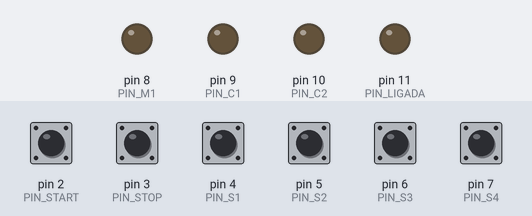
Simulated run of this sketch. Board: Arduino Uno, built with avr-gcc and run on an emulated ATmega328P. On the bench: output pins drawn as LEDs (lit = HIGH). Inputs (shaded band) come from the test bench; at power-on: pin 2 (PIN_START), pin 3 (PIN_STOP), pin 4 (PIN_S1), pin 5 (PIN_S2), pin 6 (PIN_S3), pin 7 (PIN_S4) HIGH.

Above: at 1.2 s.
1.3 s: pin 2 (PIN_START) pulled LOW for 0.15 s
At 1.8 s:
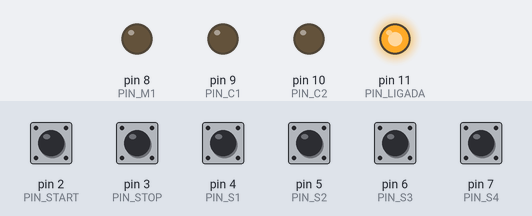
2.9 s: pin 4 (PIN_S1) pulled LOW for 0.15 s
At 4.1 s:
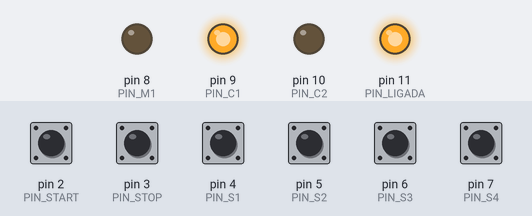
4.5 s: pin 7 (PIN_S4) pulled LOW for 0.15 s
At 5.2 s:
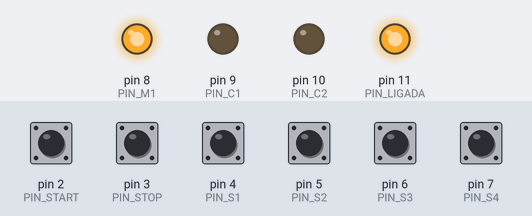
6.9 s: pin 2 (PIN_START) pulled LOW for 1 s
At 7.2 s:
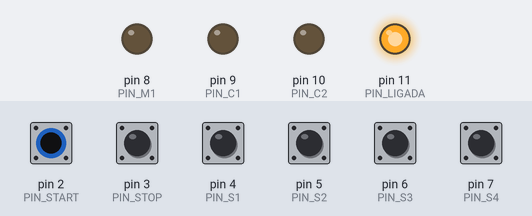
9.4 s: pin 3 (PIN_STOP) pulled LOW for 0.15 s
At 10.3 s:
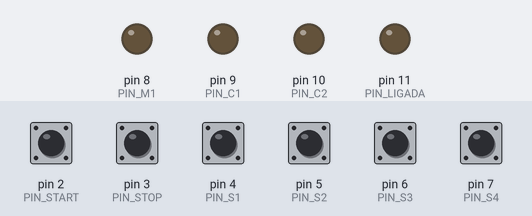
Timing chart, 0 to 12.0 s (numbered marks = the images above; inputs shaded):
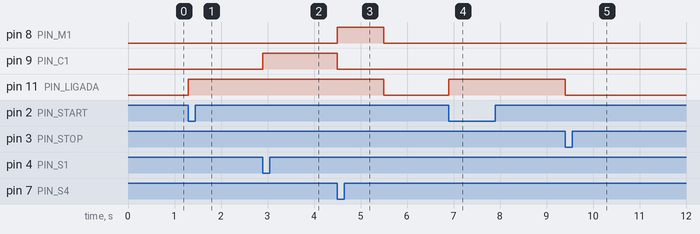

The sketch:

ex08_seletor_material.ino
```cpp
const int PIN_START = 2;
const int PIN_STOP  = 3;
const int PIN_S1 = 4;
const int PIN_S2 = 5;
const int PIN_S3 = 6;
const int PIN_S4 = 7;

const int PIN_M1 = 8;
const int PIN_C1 = 9;
const int PIN_C2 = 10;
const int PIN_LIGADA = 11;

const unsigned long TEMPO_C2   = 1000UL;
const unsigned long TEMPO_RESET = 1000UL;

enum Estado { IDLE, ESPERA_PECA, C1_AVANCA, ANALISA_MATERIAL, C2_DESVIA, FINALIZA };
Estado estado = IDLE;

unsigned long tEstado = 0;
bool finalizaIniciado = false;

void setup() {
  pinMode(PIN_START, INPUT_PULLUP);
  pinMode(PIN_STOP,  INPUT_PULLUP);
  pinMode(PIN_S1, INPUT_PULLUP);
  pinMode(PIN_S2, INPUT_PULLUP);
  pinMode(PIN_S3, INPUT_PULLUP);
  pinMode(PIN_S4, INPUT_PULLUP);

  pinMode(PIN_M1, OUTPUT);
  pinMode(PIN_C1, OUTPUT);
  pinMode(PIN_C2, OUTPUT);
  pinMode(PIN_LIGADA, OUTPUT);
}

void loop() {
  bool start = (digitalRead(PIN_START) == LOW);
  bool stop  = (digitalRead(PIN_STOP)  == LOW);
  bool s1 = (digitalRead(PIN_S1) == LOW);
  bool s2_metal    = (digitalRead(PIN_S2) == LOW);
  bool s3_plastico = (digitalRead(PIN_S3) == LOW);
  bool s4 = (digitalRead(PIN_S4) == LOW);

  if (stop) {
    estado = IDLE;
    digitalWrite(PIN_M1, LOW);
    digitalWrite(PIN_C1, LOW);
    digitalWrite(PIN_C2, LOW);
    digitalWrite(PIN_LIGADA, LOW);
    return;
  }

  switch (estado) {

    case IDLE:
      if (start) {
        digitalWrite(PIN_LIGADA, HIGH);
        estado = ESPERA_PECA;
      }
      break;

    case ESPERA_PECA:
      if (s1) {
        digitalWrite(PIN_C1, HIGH);
        estado = C1_AVANCA;
      }
      break;

    case C1_AVANCA:
      if (s4) {
        estado = ANALISA_MATERIAL;
      }
      break;

    case ANALISA_MATERIAL:
      if (s2_metal) {

        digitalWrite(PIN_C2, HIGH);
        tEstado = millis();
        estado = C2_DESVIA;
      } else {

        estado = FINALIZA;
      }
      break;

    case C2_DESVIA:
      if (millis() - tEstado >= TEMPO_C2) {
        digitalWrite(PIN_C2, LOW);
        estado = FINALIZA;
      }
      break;

    case FINALIZA:

      if (!finalizaIniciado) {
        digitalWrite(PIN_M1, HIGH);
        digitalWrite(PIN_C1, LOW);
        tEstado = millis();
        finalizaIniciado = true;
      }
      if (millis() - tEstado >= TEMPO_RESET) {
        digitalWrite(PIN_M1, LOW);
        digitalWrite(PIN_LIGADA, LOW);
        finalizaIniciado = false;
        estado = IDLE;
      }
      break;
  }
}
```

Measured:
- after the input at 1.3 s, pin 11 (PIN_LIGADA): LOW → HIGH at once
- after the input at 2.9 s, pin 9 (PIN_C1): LOW → HIGH at once
- after the input at 4.5 s, pin 8 (PIN_M1): LOW → HIGH at once, → LOW 1.0 s later; pin 9 (PIN_C1): HIGH → LOW at once; pin 11 (PIN_LIGADA): HIGH → LOW after 1.0 s
- after the input at 6.9 s, pin 11 (PIN_LIGADA): LOW → HIGH at once
- after the input at 9.4 s, pin 11 (PIN_LIGADA): HIGH → LOW at once
